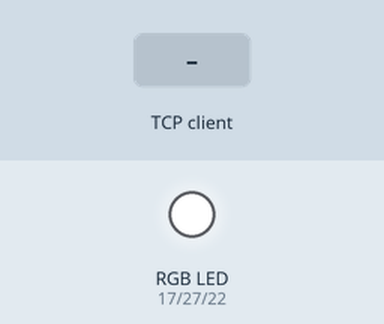
The program below on a simulated Raspberry Pi (BCM pin numbers). On the bench: an RGB LED mixed from three pins (HIGH = lit). The test bench sets the inputs (shaded band). One TCP client connects 1 s after the port opens and stays connected; what the program prints to the terminal is not drawn.

Above: at 1.2 s.
1.3 s: the TCP client sends "1"
Timing chart, 0 to 4.3 s (numbered marks = the images above; inputs shaded):
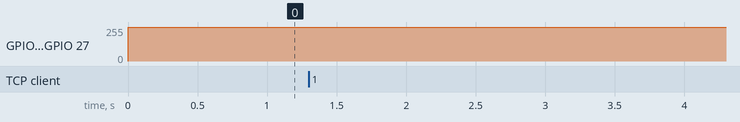

Measured:
- after the input at 1.3 s, GPIO 17 (red), GPIO 22 (blue), GPIO 27 (green): 255/255 → 252/255 at once

The program:

SocketTest1.py
```python
# python3
import socket
import sys
import RPi.GPIO as GPIO
import time

HOST = '192.168.10.102'  # all available interfaces
# 222.237.154.71
PORT = 8092
Lightvar = 0
is_Led_On = False
led_pin = 18

# 1. open Socket
s = socket.socket(socket.AF_INET, socket.SOCK_STREAM)
print('Socket created')

s.setsockopt(socket.SOL_SOCKET, socket.SO_REUSEADDR, 1)
is_Led_On = True
GPIO.setmode(GPIO.BCM)

green = 27
red = 17
blue = 22

GPIO.setup(red, GPIO.OUT)
GPIO.setup(green, GPIO.OUT)
GPIO.setup(blue, GPIO.OUT)

Freq = 100

RED = GPIO.PWM(red,Freq)
GREEN = GPIO.PWM(green, Freq)
BLUE = GPIO.PWM(blue, Freq)

RED.start(100)
GREEN.start(100)
BLUE.start(100)

# 2. bind to a address and port
try:
    s.bind((HOST, PORT))
except socket.error as msg:
    print('Bind Failed. Error code: ' + str(msg[0]) + ' Message: ' + msg[1])
    sys.exit()

print('Socket bind complete')

# 3. Listen for incoming connections
s.listen(10)
print('Socket now listening')

# keep talking with the client
while 1:
    # 4. Accept connection
    conn, addr = s.accept()
    print('Connected with ' + addr[0] + ':' + str(addr[1]))

    # 5. Read/Send
    data = conn.recv(1024)
    if not data:
        break
    conn.sendall(data)
    print(data.decode())

    RED.ChangeDutyCycle(100-int(data.decode()))
    GREEN.ChangeDutyCycle(100-int(data.decode()))
    BLUE.ChangeDutyCycle(100-int(data.decode()))

conn.close()
s.close()
```
